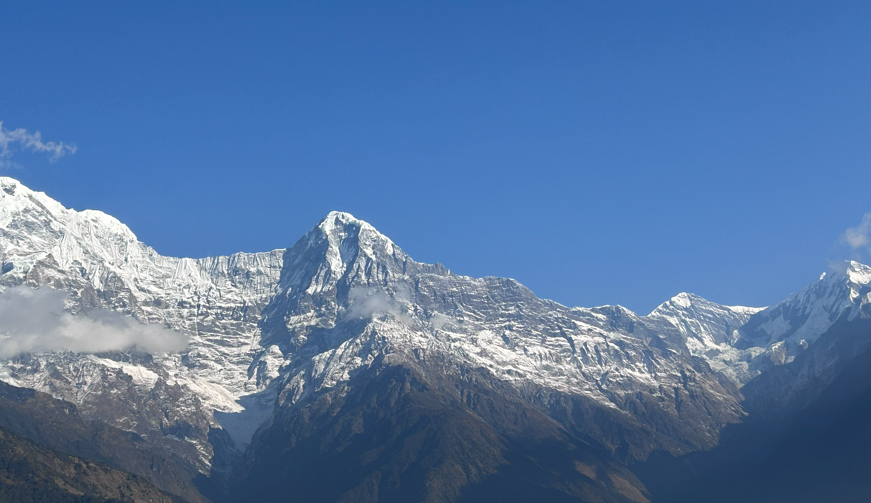
#> input picture IP-LabWork/sample2.png, 871 x 503 px
$ python histEquilize.py
#> lines starting #> are read from the running program, lines starting #| are printed output that depends on the picture
import cv2
import numpy as np
import matplotlib.pyplot as plt

image_path = "sample2.png"
img = cv2.imread(image_path,0)
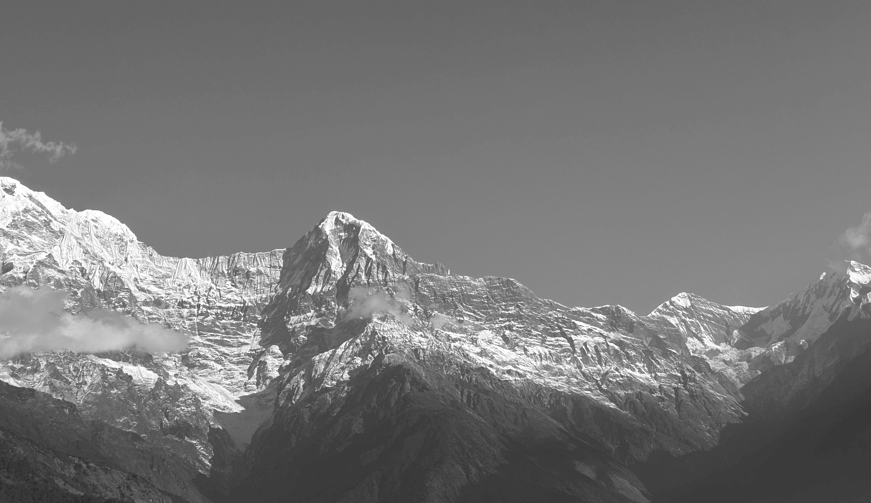
#> img: shape (503, 871); min 43, max 255, mean 118.1

if img is None:
    print("Error: Can't read image, check path!!")
else:
    plt.hist(img.ravel(),bins=256,range=[0,256])
    plt.title("Original Histogram")
    plt.xlabel("Pixel Intensity")
    plt.ylabel("Frequency")
    plt.show()
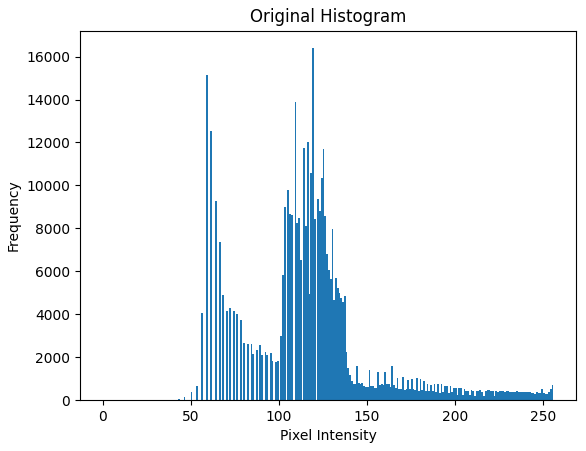
#> figure drawn by matplotlib, 1 panel; tallest bar 16389 high, from x = 119 to 120

    equalized = cv2.equalizeHist(img)
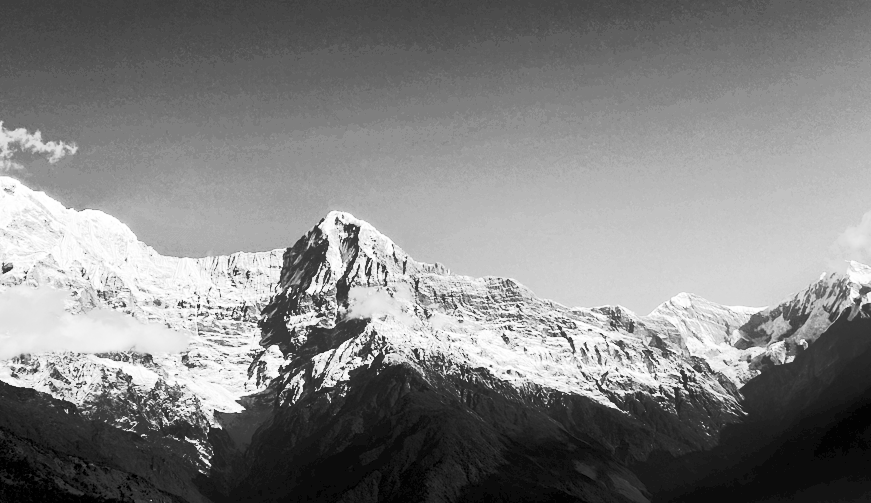
#> equalized: shape (503, 871); min 0, max 255, mean 129.6

    plt.hist(equalized.ravel(),bins=256,range=[0,256])
    plt.title("Equalized Histogram")
    plt.xlabel("Pixel Intensity")
    plt.ylabel("Frequency")
    plt.show()
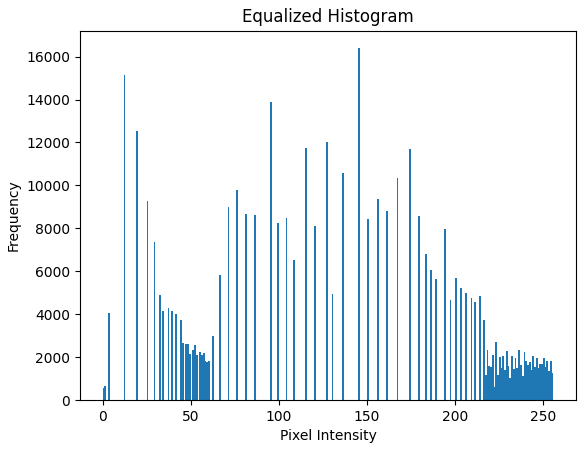
#> figure drawn by matplotlib, 1 panel; tallest bar 16389 high, from x = 145 to 146

    cv2.imshow("Original Image: Krishna Aryal", img)
    cv2.imshow("Equalized Image: Krishna Aryal", equalized)

    cv2.waitKey(0)
    cv2.destroyAllWindows()
